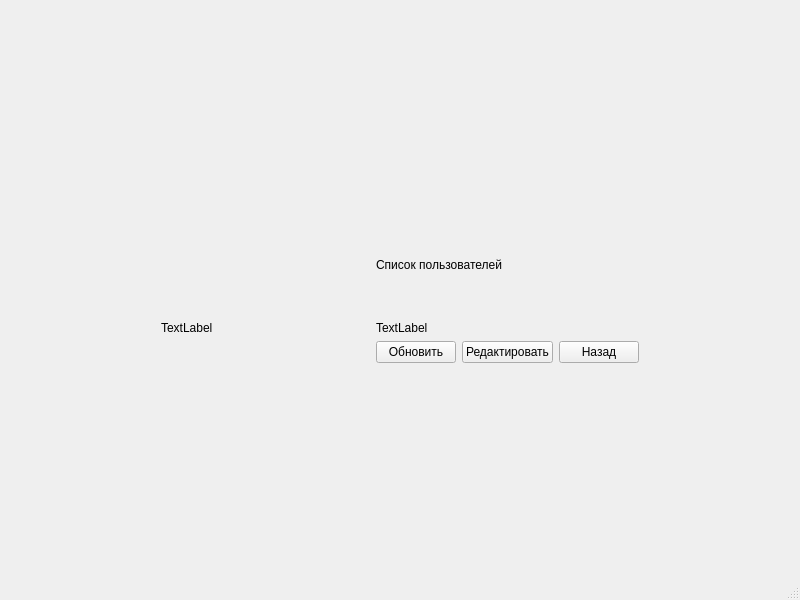
<?xml version="1.0" encoding="UTF-8"?>
<ui version="4.0">
 <class>viewUsers</class>
 <widget class="QMainWindow" name="viewUsers">
  <property name="geometry">
   <rect>
    <x>0</x>
    <y>0</y>
    <width>800</width>
    <height>600</height>
   </rect>
  </property>
  <property name="windowTitle">
   <string>MainWindow</string>
  </property>
  <property name="styleSheet">
   <string notr="true">background-image: url(:/images/biblio.jpg);</string>
  </property>
  <widget class="QWidget" name="centralwidget">
   <layout class="QGridLayout" name="gridLayout">
    <item row="2" column="0">
     <spacer name="horizontalSpacer_2">
      <property name="orientation">
       <enum>Qt::Horizontal</enum>
      </property>
      <property name="sizeHint" stdset="0">
       <size>
        <width>40</width>
        <height>20</height>
       </size>
      </property>
     </spacer>
    </item>
    <item row="5" column="3">
     <widget class="QLabel" name="label_4">
      <property name="text">
       <string>TextLabel</string>
      </property>
     </widget>
    </item>
    <item row="8" column="2">
     <spacer name="horizontalSpacer_3">
      <property name="orientation">
       <enum>Qt::Horizontal</enum>
      </property>
      <property name="sizeHint" stdset="0">
       <size>
        <width>40</width>
        <height>20</height>
       </size>
      </property>
     </spacer>
    </item>
    <item row="2" column="4">
     <spacer name="horizontalSpacer">
      <property name="orientation">
       <enum>Qt::Horizontal</enum>
      </property>
      <property name="sizeHint" stdset="0">
       <size>
        <width>40</width>
        <height>20</height>
       </size>
      </property>
     </spacer>
    </item>
    <item row="2" column="3">
     <widget class="QLabel" name="label_2">
      <property name="styleSheet">
       <string notr="true">font: 18pt &quot;MS Shell Dlg 2&quot;;</string>
      </property>
      <property name="text">
       <string>Список пользователей</string>
      </property>
     </widget>
    </item>
    <item row="0" column="3">
     <spacer name="verticalSpacer_2">
      <property name="orientation">
       <enum>Qt::Vertical</enum>
      </property>
      <property name="sizeHint" stdset="0">
       <size>
        <width>20</width>
        <height>40</height>
       </size>
      </property>
     </spacer>
    </item>
    <item row="9" column="2">
     <spacer name="verticalSpacer">
      <property name="orientation">
       <enum>Qt::Vertical</enum>
      </property>
      <property name="sizeHint" stdset="0">
       <size>
        <width>20</width>
        <height>40</height>
       </size>
      </property>
     </spacer>
    </item>
    <item row="2" column="2">
     <widget class="QLabel" name="label">
      <property name="minimumSize">
       <size>
        <width>100</width>
        <height>100</height>
       </size>
      </property>
      <property name="styleSheet">
       <string notr="true">image: url(:/images/crowd.png);</string>
      </property>
      <property name="text">
       <string/>
      </property>
     </widget>
    </item>
    <item row="5" column="2">
     <widget class="QLabel" name="label_3">
      <property name="text">
       <string/>
      </property>
     </widget>
    </item>
    <item row="8" column="3">
     <layout class="QHBoxLayout" name="horizontalLayout">
      <item>
       <widget class="QPushButton" name="btnUpdate">
        <property name="text">
         <string>Обновить</string>
        </property>
       </widget>
      </item>
      <item>
       <widget class="QPushButton" name="btnChange">
        <property name="text">
         <string>Редактировать</string>
        </property>
       </widget>
      </item>
      <item>
       <widget class="QPushButton" name="btnBack">
        <property name="text">
         <string>Назад</string>
        </property>
       </widget>
      </item>
     </layout>
    </item>
    <item row="5" column="1">
     <widget class="QLabel" name="label_5">
      <property name="text">
       <string>TextLabel</string>
      </property>
     </widget>
    </item>
   </layout>
  </widget>
  <widget class="QMenuBar" name="menubar">
   <property name="geometry">
    <rect>
     <x>0</x>
     <y>0</y>
     <width>800</width>
     <height>26</height>
    </rect>
   </property>
  </widget>
  <widget class="QStatusBar" name="statusbar"/>
 </widget>
 <resources/>
 <connections/>
</ui>
